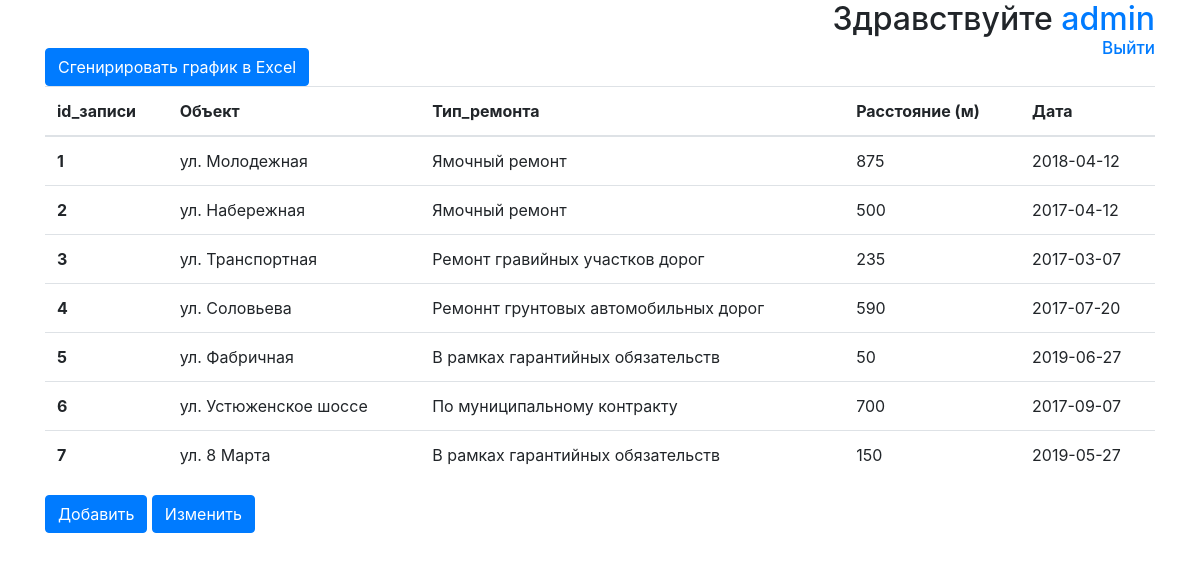
The app's page /account.php (signed in) with its own data.
### tables this page shows
CREATE TABLE `remont` (
  `id_записи` int(11) NOT NULL,
  `Объект` varchar(100) NOT NULL,
  `Тип_ремонта` varchar(100) NOT NULL,
  `Расстояние (м)` varchar(20) NOT NULL,
  `Дата` date NOT NULL
);

### account.php (the view, shortened to what this page needs)
<?php require_once('db.php') ?>
<!DOCTYPE html>
<html lang="en">
<head>
	<link rel="stylesheet" href="style.css">
	<link rel="stylesheet" href="bootstrap/css/bootstrap.css">
</head>
<body>
	<div class="container">
		<h2 style="float: right;" id="add">Здравствуйте <a href="#"><?php echo $_COOKIE['FIO']; ?></a><br>
		<a id="exit" href="logout.php">Выйти</a></h2> <br><br>
		<a href="down.php"><button type="button" class="btn btn-primary" data-toggle="modal" data-target="#userModal">Сгенирировать график в Excel </button></a> <br>
<?php
	$sql =  mysqli_query($db, "SELECT * FROM remont");
?>
			<table class="table">
					  <thead>
					    <tr>
					      <th scope="col">id_записи</th>
					      <th scope="col">Объект</th>
					      <th scope="col">Тип_ремонта</th>
					      <th scope="col">Расстояние (м)</th>
					      <th scope="col">Дата</th>
					    </tr>
					  </thead>
		  <tbody>
<?php
while($data = mysqli_fetch_assoc($sql)){
?>
		    <tr>
		      <th scope="row"><?php echo $data['id_записи'] ?></th>
		      <td><?php echo $data['Объект'] ?></td>
		      <td><?php echo $data['Тип_ремонта'] ?></td>
		      <td><?php echo $data['Расстояние (м)'] ?></td>
		      <td><?php echo $data['Дата'] ?></td>
		    </tr>
<?php } ?>
		  </tbody>
	</table>
	<button type="button" class="btn btn-primary" data-toggle="modal" data-target="#exampleModal">
	  Добавить
	</button>
	<button type="button" class="btn btn-primary" data-toggle="modal" data-target="#editModal">Изменить</button>
	</div>
</body>
</html>

### style.css (style rules this page uses)
#exit { font-size: 17px; float: right; }

### records on screen
remont: id_записи "1", Объект "ул. Молодежная", Тип_ремонта "Ямочный ремонт", value "875", Дата "2018-04-12"
remont: id_записи "2", Объект "ул. Набережная", Тип_ремонта "Ямочный ремонт", value "500", Дата "2017-04-12"
remont: id_записи "3", Объект "ул. Транспортная", Тип_ремонта "Ремонт гравийных участков дорог", value "235", Дата "2017-03-07"
remont: id_записи "4", Объект "ул. Соловьева", Тип_ремонта "Ремоннт грунтовых автомобильных дорог", value "590", Дата "2017-07-20"
remont: id_записи "5", Объект "ул. Фабричная", Тип_ремонта "В рамках гарантийных обязательств", value "50", Дата "2019-06-27"
remont: id_записи "6", Объект "ул. Устюженское шоссе", Тип_ремонта "По муниципальному контракту", value "700", Дата "2017-09-07"
remont: id_записи "7", Объект "ул. 8 Марта", Тип_ремонта "В рамках гарантийных обязательств", value "150", Дата "2019-05-27"

### other values on screen
$_COOKIE['FIO'] "admin"
